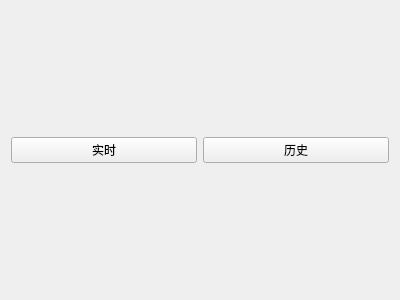
<?xml version="1.0" encoding="UTF-8"?>
<ui version="4.0">
 <class>SELECTION</class>
 <widget class="QWidget" name="SELECTION">
  <property name="geometry">
   <rect>
    <x>0</x>
    <y>0</y>
    <width>400</width>
    <height>300</height>
   </rect>
  </property>
  <property name="windowTitle">
   <string>Form</string>
  </property>
  <layout class="QGridLayout" name="gridLayout">
   <item row="0" column="0">
    <widget class="QPushButton" name="btnRealTime">
     <property name="text">
      <string>实时</string>
     </property>
    </widget>
   </item>
   <item row="0" column="1">
    <widget class="QPushButton" name="btnHistory">
     <property name="text">
      <string>历史</string>
     </property>
    </widget>
   </item>
  </layout>
 </widget>
 <resources/>
 <connections/>
</ui>
